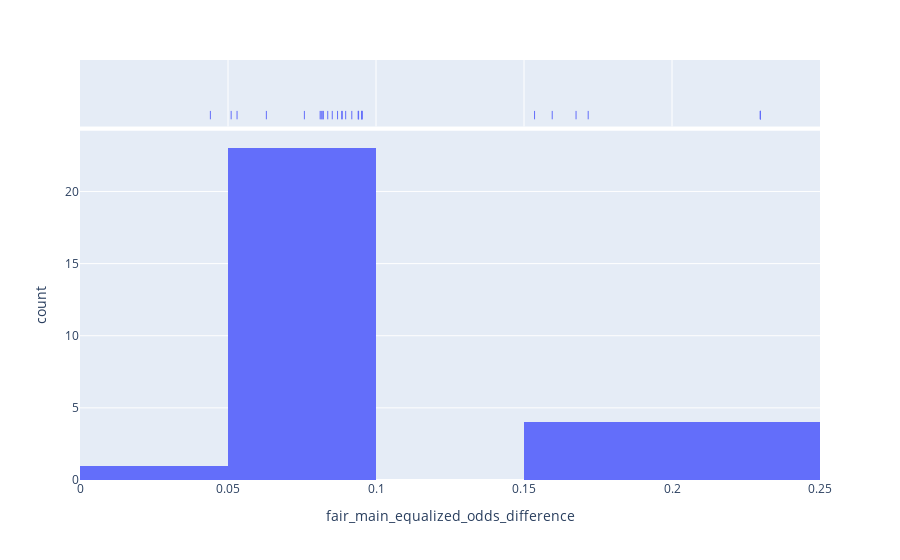

This figure's notebook cell:
### Code cell
import plotly.express as px

def render_plotly_density(colname):
    fig = px.histogram(
        df_agg,
        x=colname,
        marginal="rug",
        hover_data=cols_settings
    )
    fig.show()

interactive_single_var_dropdown(options = cols_fairness + cols_performance, render_function=render_plotly_density)

### Figure 1 — Plotly figure (JSON) as saved in the notebook; plotly's stock layout.template omitted (floating-point values rounded to 4 significant figures; data arrays with more than 128 entries replaced by an {"elided": "..."} marker saying what was removed)
{"data": [{"bingroup": "x", "hovertemplate": "fair_main_equalized_odds_difference=%{x}<br>count=%{y}<extra></extra>", "legendgroup": "", "marker": {"color": "#636efa", "pattern": {"shape": ""}}, "name": "", "orientation": "v", "showlegend": false, "type": "histogram", "x": [0.04405, 0.08523, 0.09407, 0.1676, 0.09399, 0.1717, 0.09524, 0.2299, 0.06296, 0.09183, 0.05107, 0.08701, 0.08841, 0.1595, 0.08113, 0.08214, 0.08215, 0.08976, 0.07581, 0.08144, 0.08861, 0.1536, 0.05306, 0.09413, 0.09524, 0.2299, 0.08173, 0.0837, 0.09524, 0.2298, 0.09524, 0.2299], "xaxis": "x", "yaxis": "y"}, {"boxpoints": "all", "customdata": {"elided": "32x5 str values"}, "fillcolor": "rgba(255,255,255,0)", "hoveron": "points", "hovertemplate": "fair_main_equalized_odds_difference=%{x}<br>sett_cutoff=%{customdata[0]}<br>sett_eval_fairness_grouping=%{customdata[1]}<br>sett_exclude_features=%{customdata[2]}<br>sett_exclude_subgroups=%{customdata[3]}<br>sett_model=%{customdata[4]}<extra></extra>", "jitter": 0, "legendgroup": "", "line": {"color": "rgba(255,255,255,0)"}, "marker": {"color": "#636efa", "symbol": "line-ns-open"}, "name": "", "showlegend": false, "type": "box", "x": [0.04405, 0.08523, 0.09407, 0.1676, 0.09399, 0.1717, 0.09524, 0.2299, 0.06296, 0.09183, 0.05107, 0.08701, 0.08841, 0.1595, 0.08113, 0.08214, 0.08215, 0.08976, 0.07581, 0.08144, 0.08861, 0.1536, 0.05306, 0.09413, 0.09524, 0.2299, 0.08173, 0.0837, 0.09524, 0.2298, 0.09524, 0.2299], "xaxis": "x2", "yaxis": "y2"}], "layout": {"barmode": "relative", "legend": {"tracegroupgap": 0}, "margin": {"t": 60}, "xaxis": {"anchor": "y", "domain": [0, 1], "title": {"text": "fair_main_equalized_odds_difference"}}, "xaxis2": {"anchor": "y2", "domain": [0, 1], "matches": "x", "showgrid": true, "showticklabels": false}, "yaxis": {"anchor": "x", "domain": [0, 0.8316], "title": {"text": "count"}}, "yaxis2": {"anchor": "x2", "domain": [0.8416, 1], "matches": "y2", "showgrid": false, "showline": false, "showticklabels": false, "ticks": ""}}}
